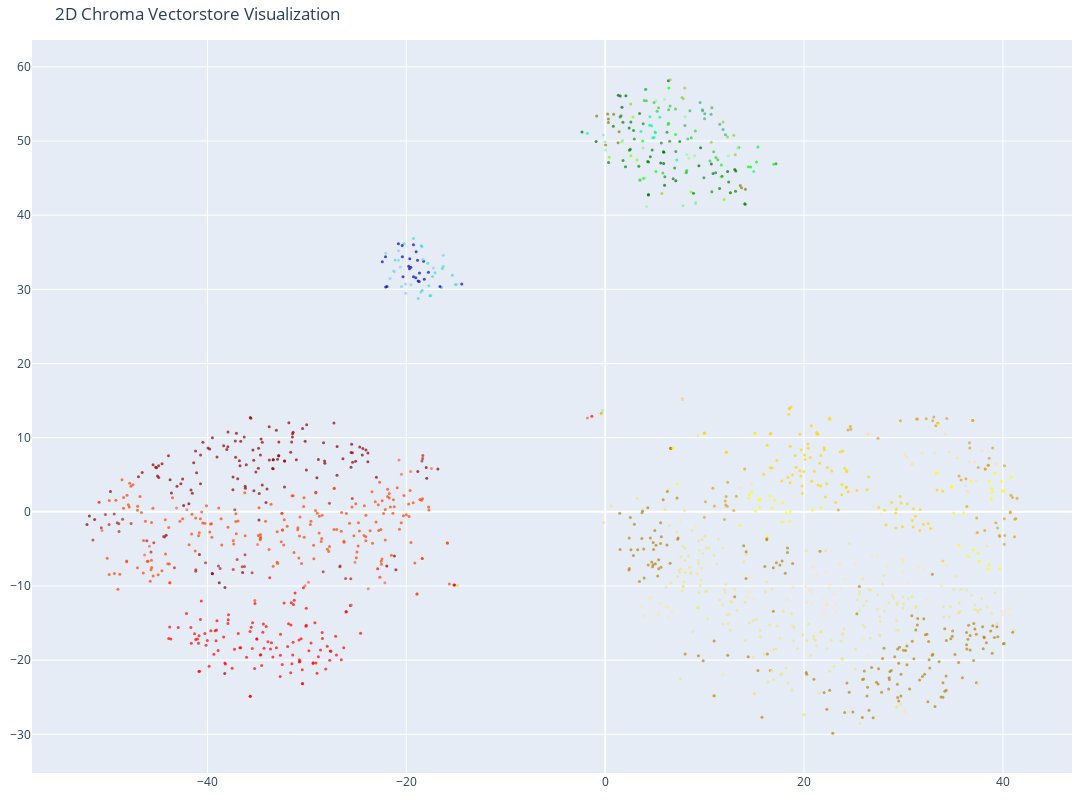

Notebook cell for this chart:
### Code cell
# Create the 2D scatter plot
fig = go.Figure(data=[go.Scatter(
    x=reduced_vectors[:, 0],
    y=reduced_vectors[:, 1],
    mode='markers',
    marker=dict(size=3, color=colors, opacity=0.7),
)])

fig.update_layout(
    title='2D Chroma Vectorstore Visualization',
    scene=dict(xaxis_title='x', yaxis_title='y'),
    width=1200,
    height=800,
    margin=dict(r=20, b=10, l=10, t=40)
)

fig.show()

### Figure 1 — Plotly figure (JSON) as saved in the notebook; plotly's stock layout.template omitted (floating-point values rounded to 4 significant figures; data arrays with more than 128 entries replaced by an {"elided": "..."} marker saying what was removed)
{"data": [{"marker": {"color": {"elided": "1420 str values"}, "opacity": 0.7, "size": 3}, "mode": "markers", "type": "scatter", "x": {"elided": "1420 float values"}, "y": {"elided": "1420 float values"}}], "layout": {"height": 800, "margin": {"b": 10, "l": 10, "r": 20, "t": 40}, "scene": {"xaxis": {"title": {"text": "x"}}, "yaxis": {"title": {"text": "y"}}}, "title": {"text": "2D Chroma Vectorstore Visualization"}, "width": 1200}}
